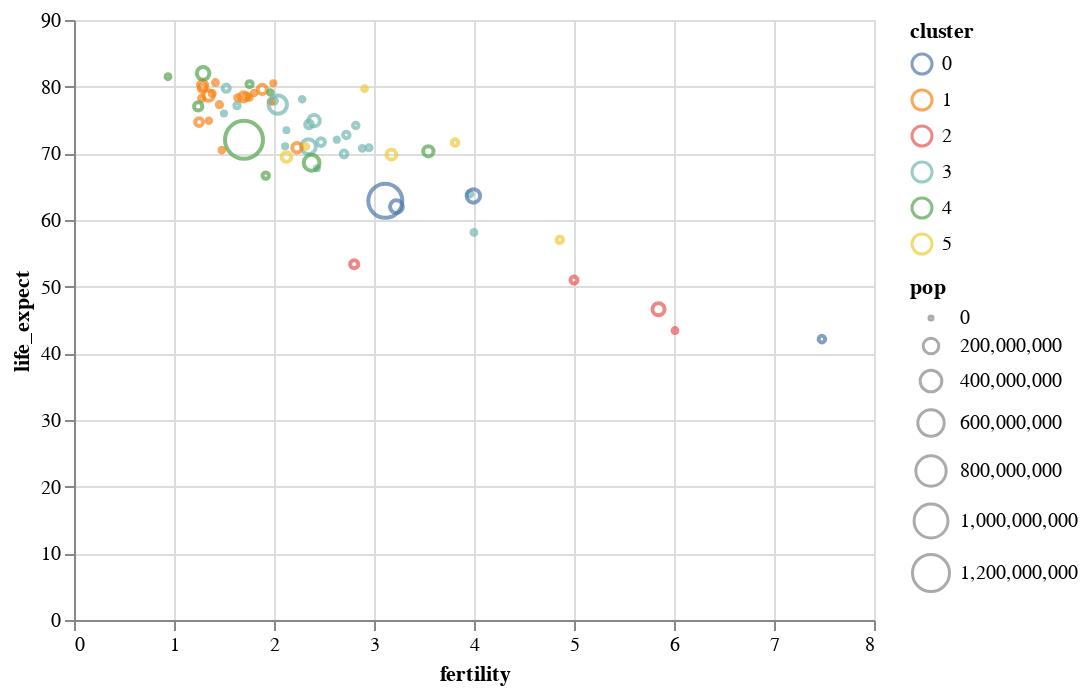

Write notebook code for a chart like this one.
### Markdown cell above
## **Adding Channels**

We can apply additional channels to the marks by specifying them inside the `encode()` method.

The size encoding channel sets a mark's size or extent. The meaning of the channel can vary based on the mark type. For point marks, the size channel maps to the pixel area of the plotting symbol, such that the diameter of the point matches the square root of the size value.

A key thing to note is that when you set color inside the `encode()` method, it maps the channel to the data. If you set the color in the `mark` property, it sets the color directly (i.e., it's not tied to the data).

### Code cell
alt.Chart(data_2000).mark_point().encode(
    x = 'fertility:Q',
    y = 'life_expect:Q',
    color = 'cluster:N',
    size = 'pop:Q'
)

### Figure 1 — Vega-Lite specification as saved in the notebook (floating-point values rounded to 4 significant figures)
{"config": {"view": {"continuousWidth": 400, "continuousHeight": 300}}, "data": {"name": "data-fdeb0b749a6385830bd1445d39ad6ea0"}, "mark": "point", "encoding": {"color": {"field": "cluster", "type": "nominal"}, "size": {"field": "pop", "type": "quantitative"}, "x": {"field": "fertility", "type": "quantitative"}, "y": {"field": "life_expect", "type": "quantitative"}}, "$schema": "https://vega.github.io/schema/vega-lite/v4.17.0.json", "datasets": {"data-fdeb0b749a6385830bd1445d39ad6ea0": [{"year": 2000, "country": "Afghanistan", "cluster": 0, "pop": 23898198, "life_expect": 42.13, "fertility": 7.479}, {"year": 2000, "country": "Argentina", "cluster": 3, "pop": 37497728, "life_expect": 74.34, "fertility": 2.35}, {"year": 2000, "country": "Aruba", "cluster": 3, "pop": 69539, "life_expect": 73.45, "fertility": 2.124}, {"year": 2000, "country": "Australia", "cluster": 4, "pop": 19164620, "life_expect": 80.37, "fertility": 1.756}, {"year": 2000, "country": "Austria", "cluster": 1, "pop": 8113413, "life_expect": 78.98, "fertility": 1.382}, {"year": 2000, "country": "Bahamas", "cluster": 3, "pop": 290075, "life_expect": 71.07, "fertility": 2.111}, {"year": 2000, "country": "Bangladesh", "cluster": 0, "pop": 130406594, "life_expect": 62.01, "fertility": 3.224}, {"year": 2000, "country": "Barbados", "cluster": 3, "pop": 273483, "life_expect": 75.97, "fertility": 1.5}, {"year": 2000, "country": "Belgium", "cluster": 1, "pop": 10263618, "life_expect": 78.32, "fertility": 1.638}, {"year": 2000, "country": "Bolivia", "cluster": 3, "pop": 8152620, "life_expect": 63.88, "fertility": 3.958}, {"year": 2000, "country": "Brazil", "cluster": 3, "pop": 175552771, "life_expect": 71.01, "fertility": 2.345}, {"year": 2000, "country": "Canada", "cluster": 3, "pop": 31278097, "life_expect": 79.77, "fertility": 1.522}, {"year": 2000, "country": "Chile", "cluster": 3, "pop": 15153450, "life_expect": 77.86, "fertility": 2.0}, {"year": 2000, "country": "China", "cluster": 4, "pop": 1262645000, "life_expect": 72.03, "fertility": 1.7}, {"year": 2000, "country": "Colombia", "cluster": 3, "pop": 39685655, "life_expect": 71.68, "fertility": 2.47}, {"year": 2000, "country": "Costa Rica", "cluster": 3, "pop": 3710558, "life_expect": 78.12, "fertility": 2.281}, {"year": 2000, "country": "Croatia", "cluster": 1, "pop": 4410830, "life_expect": 74.88, "fertility": 1.348}, {"year": 2000, "country": "Cuba", "cluster": 3, "pop": 11134273, "life_expect": 77.16, "fertility": 1.63}, {"year": 2000, "country": "Dominican Republic", "cluster": 3, "pop": 8385828, "life_expect": 70.85, "fertility": 2.95}, {"year": 2000, "country": "Ecuador", "cluster": 3, "pop": 12505204, "life_expect": 74.17, "fertility": 2.817}, {"year": 2000, "country": "Egypt", "cluster": 5, "pop": 70492342, "life_expect": 69.81, "fertility": 3.174}, {"year": 2000, "country": "El Salvador", "cluster": 3, "pop": 6122515, "life_expect": 70.73, "fertility": 2.883}, {"year": 2000, "country": "Finland", "cluster": 1, "pop": 5168595, "life_expect": 78.37, "fertility": 1.754}, {"year": 2000, "country": "France", "cluster": 1, "pop": 59381628, "life_expect": 79.59, "fertility": 1.883}, {"year": 2000, "country": "Georgia", "cluster": 1, "pop": 4777209, "life_expect": 70.48, "fertility": 1.478}, {"year": 2000, "country": "Germany", "cluster": 1, "pop": 82187909, "life_expect": 78.67, "fertility": 1.346}, {"year": 2000, "country": "Greece", "cluster": 1, "pop": 10559110, "life_expect": 78.26, "fertility": 1.277}, {"year": 2000, "country": "Grenada", "cluster": 3, "pop": 89312, "life_expect": 67.75, "fertility": 2.429}, {"year": 2000, "country": "Haiti", "cluster": 3, "pop": 7306302, "life_expect": 58.14, "fertility": 4.0}, {"year": 2000, "country": "Hong Kong", "cluster": 4, "pop": 6658720, "life_expect": 81.5, "fertility": 0.94}, {"year": 2000, "country": "Iceland", "cluster": 1, "pop": 281043, "life_expect": 80.5, "fertility": 1.993}, {"year": 2000, "country": "India", "cluster": 0, "pop": 1007702000, "life_expect": 62.88, "fertility": 3.113}, {"year": 2000, "country": "Indonesia", "cluster": 4, "pop": 206265000, "life_expect": 68.59, "fertility": 2.376}, {"year": 2000, "country": "Iran", "cluster": 5, "pop": 65660289, "life_expect": 69.45, "fertility": 2.124}, {"year": 2000, "country": "Iraq", "cluster": 5, "pop": 22675617, "life_expect": 57.05, "fertility": 4.858}, {"year": 2000, "country": "Ireland", "cluster": 1, "pop": 3791690, "life_expect": 77.78, "fertility": 1.969}, {"year": 2000, "country": "Israel", "cluster": 5, "pop": 5842454, "life_expect": 79.7, "fertility": 2.906}, {"year": 2000, "country": "Italy", "cluster": 1, "pop": 57719337, "life_expect": 80.24, "fertility": 1.286}, {"year": 2000, "country": "Jamaica", "cluster": 3, "pop": 2615467, "life_expect": 72.05, "fertility": 2.628}, {"year": 2000, "country": "Japan", "cluster": 4, "pop": 126699784, "life_expect": 82.0, "fertility": 1.291}, {"year": 2000, "country": "Kenya", "cluster": 2, "pop": 29985839, "life_expect": 50.99, "fertility": 5.0}, {"year": 2000, "country": "South Korea", "cluster": 4, "pop": 21647682, "life_expect": 66.66, "fertility": 1.917}, {"year": 2000, "country": "North Korea", "cluster": 4, "pop": 47351083, "life_expect": 77.05, "fertility": 1.242}, {"year": 2000, "country": "Lebanon", "cluster": 5, "pop": 3578036, "life_expect": 71.03, "fertility": 2.319}, {"year": 2000, "country": "Mexico", "cluster": 3, "pop": 99926620, "life_expect": 74.9, "fertility": 2.401}, {"year": 2000, "country": "Netherlands", "cluster": 1, "pop": 15907853, "life_expect": 78.53, "fertility": 1.726}, {"year": 2000, "country": "New Zealand", "cluster": 4, "pop": 3819762, "life_expect": 79.11, "fertility": 1.964}, {"year": 2000, "country": "Nigeria", "cluster": 2, "pop": 114306700, "life_expect": 46.61, "fertility": 5.845}, {"year": 2000, "country": "Norway", "cluster": 1, "pop": 4492400, "life_expect": 79.05, "fertility": 1.801}, {"year": 2000, "country": "Pakistan", "cluster": 0, "pop": 146342958, "life_expect": 63.61, "fertility": 3.994}, {"year": 2000, "country": "Peru", "cluster": 3, "pop": 25979722, "life_expect": 69.91, "fertility": 2.7}, {"year": 2000, "country": "Philippines", "cluster": 4, "pop": 79739825, "life_expect": 70.3, "fertility": 3.544}, {"year": 2000, "country": "Poland", "cluster": 1, "pop": 38654164, "life_expect": 74.67, "fertility": 1.251}, {"year": 2000, "country": "Portugal", "cluster": 1, "pop": 10335597, "life_expect": 77.29, "fertility": 1.454}, {"year": 2000, "country": "Rwanda", "cluster": 2, "pop": 7507056, "life_expect": 43.41, "fertility": 6.01}, {"year": 2000, "country": "Saudi Arabia", "cluster": 5, "pop": 23153090, "life_expect": 71.63, "fertility": 3.81}, {"year": 2000, "country": "South Africa", "cluster": 2, "pop": 44066197, "life_expect": 53.37, "fertility": 2.802}, {"year": 2000, "country": "Spain", "cluster": 1, "pop": 40016081, "life_expect": 79.78, "fertility": 1.287}, {"year": 2000, "country": "Switzerland", "cluster": 1, "pop": 7266920, "life_expect": 80.62, "fertility": 1.415}, {"year": 2000, "country": "Turkey", "cluster": 1, "pop": 65666677, "life_expect": 70.84, "fertility": 2.23}, {"year": 2000, "country": "United Kingdom", "cluster": 1, "pop": 59522468, "life_expect": 78.47, "fertility": 1.695}, {"year": 2000, "country": "United States", "cluster": 3, "pop": 282338631, "life_expect": 77.31, "fertility": 2.038}, {"year": 2000, "country": "Venezuela", "cluster": 3, "pop": 23542649, "life_expect": 72.77, "fertility": 2.723}]}}
